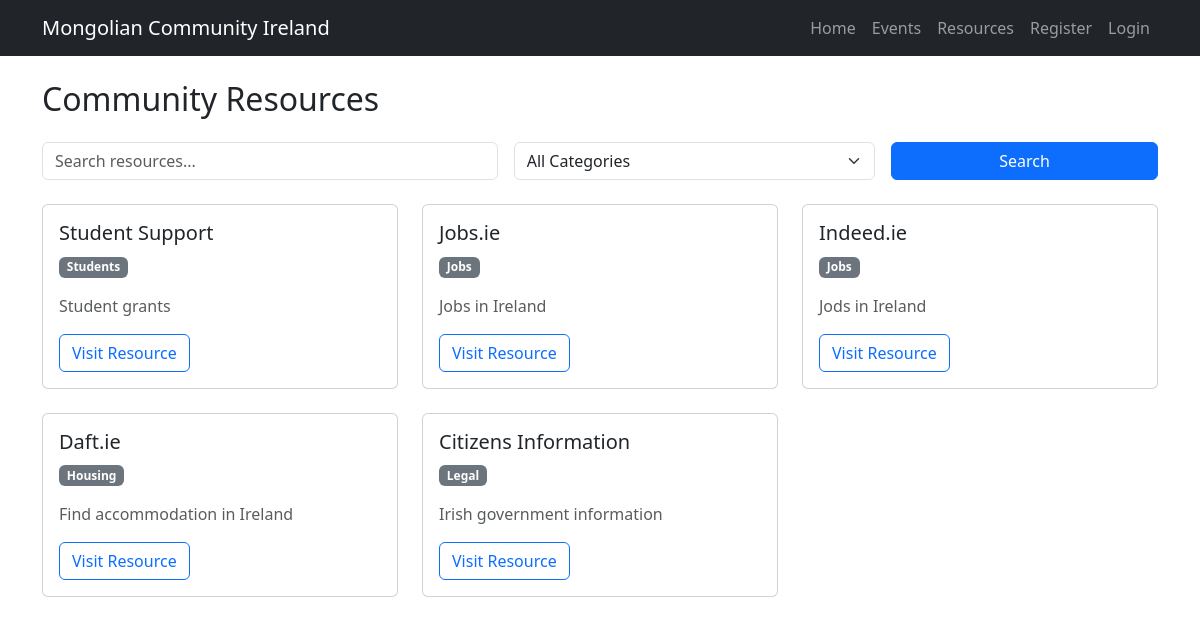
The app's page /resources/, older data.
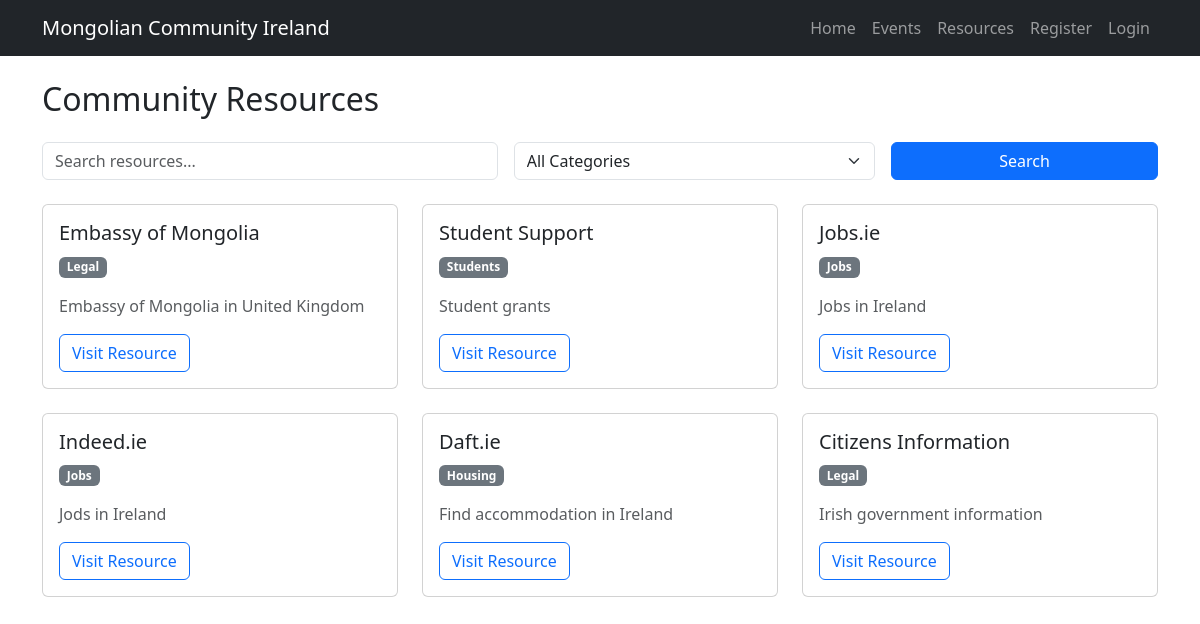
The same page, newer data.
### portal/models.py (models this page shows, shortened)
class Resource(models.Model):
    CATEGORY_CHOICES = [
        ("legal", "Legal"),
        ("housing", "Housing"),
        ("jobs", "Jobs"),
        ("students", "Students"),
        ("health", "Health"),
        ("other", "Other"),
    ]
    title = models.CharField(max_length=120, validators=[MinLengthValidator(5)])
    category = models.CharField(max_length=20, choices=CATEGORY_CHOICES)
    url = models.URLField()
    description = models.TextField(blank=True, max_length=2000)
    image = models.ImageField(upload_to="resources/", blank=True, null=True)
    created_at = models.DateTimeField(auto_now_add=True)

### portal/views.py (the view)
# urls.py: path("resources/", views.resources_list, name="resources_list"),
def resources_list(request):
    resources = Resource.objects.all().order_by("-created_at")
    query = request.GET.get("q", "")
    category = request.GET.get("category", "")
    if query:
        resources = resources.filter(
            Q(title__icontains=query) | Q(description__icontains=query)
        )
    if category:
        resources = resources.filter(category=category)
    categories = Resource.CATEGORY_CHOICES
    context = {
        "resources": resources,
        "query": query,
        "selected_category": category,
        "categories": categories,
    }
    return render(request, "portal/resources_list.html", context)

### portal/templates/portal/resources_list.html (shortened to what this page needs)
{% extends "portal/base.html" %}
{% block content %}
<h2 class="mb-4">Community Resources</h2>
<form method="get" class="row g-3 mb-4">
    <div class="col-md-5">
        <input
            type="text"
            name="q"
            class="form-control"
            placeholder="Search resources..."
            value="{{ query }}"
        >
    </div>
    <div class="col-md-4">
        <select name="category" class="form-select">
            <option value="">All Categories</option>
        </select>
    </div>
    <div class="col-md-3">
        <button type="submit" class="btn btn-primary w-100">Search</button>
    </div>
</form>
{% if resources %}
    <div class="row g-4">
        {% for resource in resources %}
            <div class="col-md-6 col-lg-4">
                <div class="card h-100">
                    <div class="card-body">
                        <h5 class="card-title">{{ resource.title }}</h5>
                        <p>
                            <span class="badge bg-secondary">{{ resource.get_category_display }}</span>
                        </p>
                        {% if resource.description %}
                            <p class="card-text text-muted">
                                {{ resource.description|truncatechars:140 }}
                            </p>
                        {% endif %}
                        <a href="{{ resource.url }}" target="_blank" class="btn btn-outline-primary">
                            Visit Resource
                        </a>
                    </div>
                </div>
            </div>
        {% endfor %}
    </div>
{% else %}
    <div class="alert alert-info">
        No resources found.
    </div>
{% endif %}
{% endblock %}

Row changes from the older to the newer data that the page shows:
added Resource: title "Embassy of Mongolia", category "Legal", description "Embassy of Mongolia in United Kingdom"
